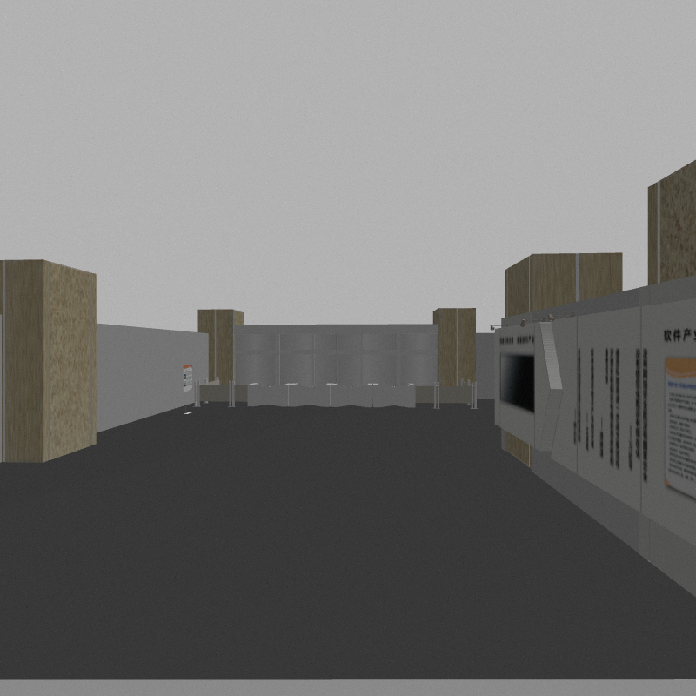
#> input picture twoEyePic/left2.png, 696 x 696 px, found by its file name
$ python test.py
#> lines starting #> are read from the running program, lines starting #| are printed output that depends on the picture
import matplotlib.pyplot as plt
import numpy as np
from PIL import Image

def showline(data,right):
    row=100
    rows,col=data.shape
    temp = Image.new("RGB",(rows,row))
    dim=np.array(temp)
    for i in range(50):
        dim[i]=data
    for i in range(100)[50:100]:
        dim[i]=right
    return dim

def getMatchPic(X,Y):
    col=X.shape
    empty = np.array(Image.new("RGB", (col, col)))
    half=int(col/2)
    empty[half:rows, 0:half] = [255, 255, 255]
    for y in range(rows)[half:]:
        for x in range(y):
            empty[y,x]=[X[y,x]-Y[y,x],0,0]
    for x in range(half):
        for y in range(half):
            if (x <= y):
                empty[x,y] =[ X[x,y] - Y[x,y],0,0]
    plt.imshow(empty)
    pass


picleft = Image.open("/home/free/roscode/TwoEyeDetect/twoEyePic/left2.png")
#> picleft is the input picture: PIL image 696x696 RGB; mean R, G, B 116.7, 116.2, 115


plt.imshow(picleft)
left = np.array(Image.open("/home/free/roscode/TwoEyeDetect/twoEyePic/left1.png"))
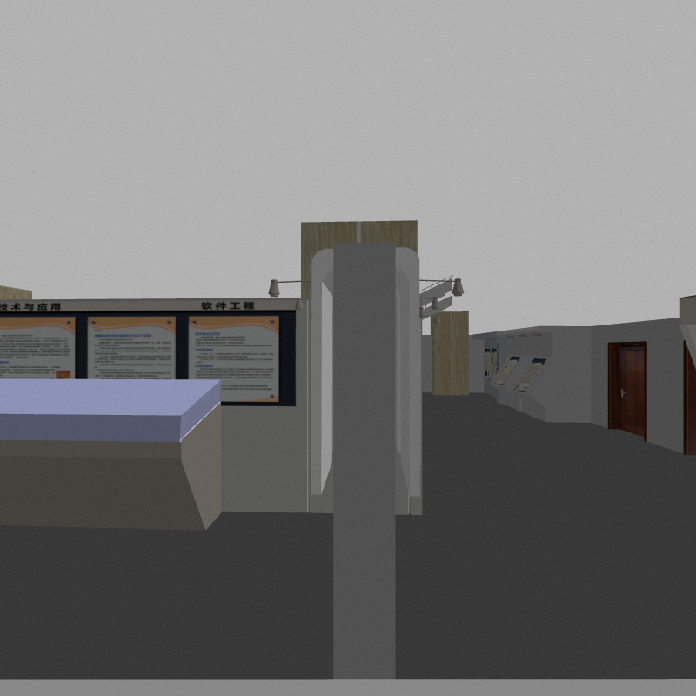
#> input picture twoEyePic/left1.png, 696 x 696 px, found by its file name
#> left is the input picture: shape (696, 696, 3); mean R, G, B 117.7, 117.4, 117.6
right=np.array(Image.open("/home/free/roscode/TwoEyeDetect/twoEyePic/right1.png"))
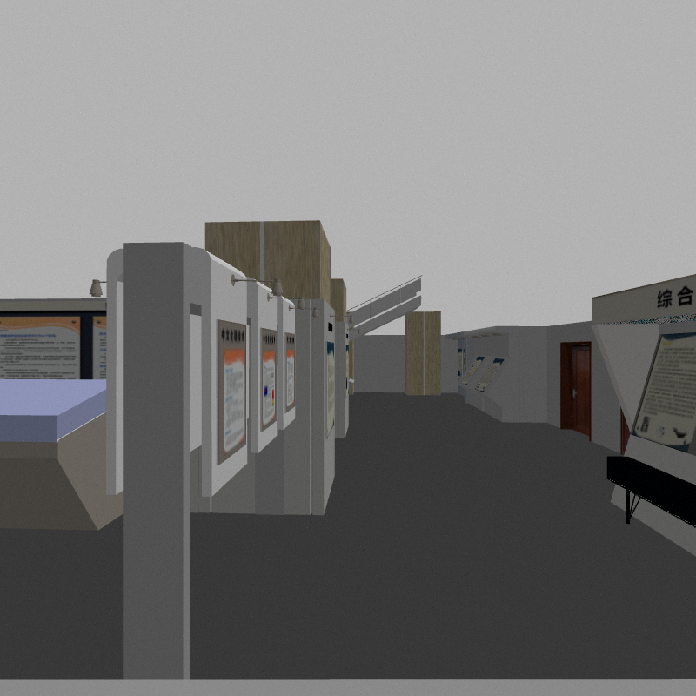
#> input picture twoEyePic/right1.png, 696 x 696 px, found by its file name
#> right is the input picture: shape (696, 696, 3); mean R, G, B 117.5, 117.2, 116.8
rows,cols,dims=left.shape
#> rows = 696; cols = 696; dims = 3
half=int(450)
picLine=showline(left[half,:,:],right[half,:,:])
#> in showline, `temp = Image.new("RGB",(rows,row))`: temp: PIL image 696x100 RGB; every value is 0
#> after the loop in showline, `for i in range(50):`:
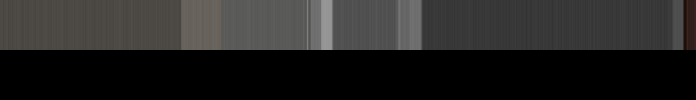
#> dim: shape (100, 696, 3); mean R, G, B 37.4, 36.8, 35.8
#> after the loop in showline, `for i in range(100)[50:100]:`:
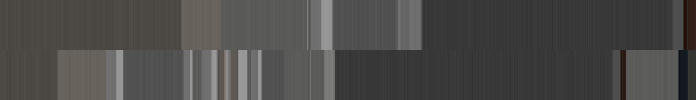
#> dim: shape (100, 696, 3); mean R, G, B 76.2, 75.2, 73.6
plt.imshow(picLine)
# [5 lines of commented-out code are left out]
plt.show()
